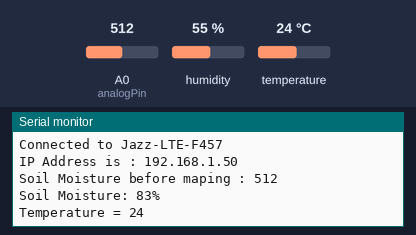
The sketch below on a simulated ESP8266 (NodeMCU). Parts: the last lines printed to the serial monitor. The inputs (shaded band) are chosen by the test bench; at power-on: humidity 55 %, A0 (analogPin) = 512, temperature 24 °C. WiFi joins after 1.5 s; servers stay silent unless stated.

Above: at 3.7 s.
3.8 s: humidity set to 22 %
At 4.4 s:
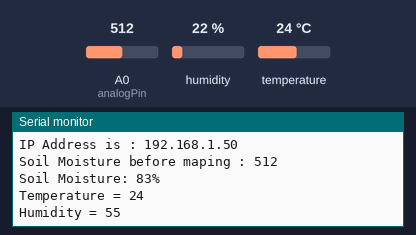
7.0 s: A0 (analogPin) set to 716
At 8.0 s:
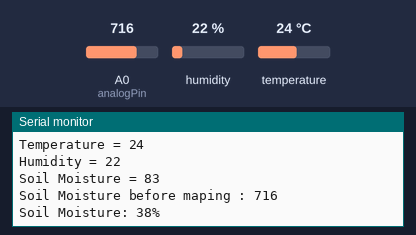
10.2 s: temperature set to 12 °C
At 12.4 s:
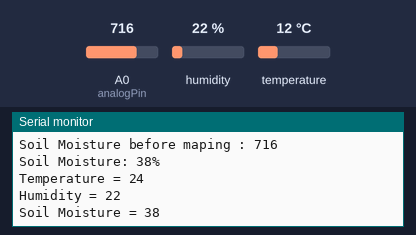
13.4 s: A0 (analogPin) set to 900
At 14.3 s:
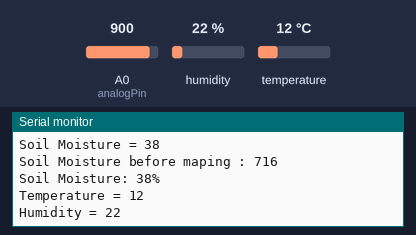
16.6 s: humidity set to 40 %
At 17.9 s:
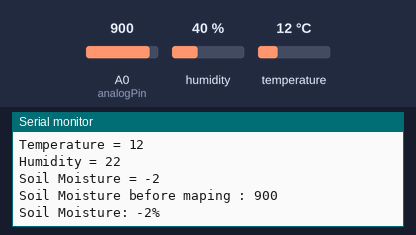
Timing chart, 0 to 19.6 s (numbered marks = the images above; inputs shaded):
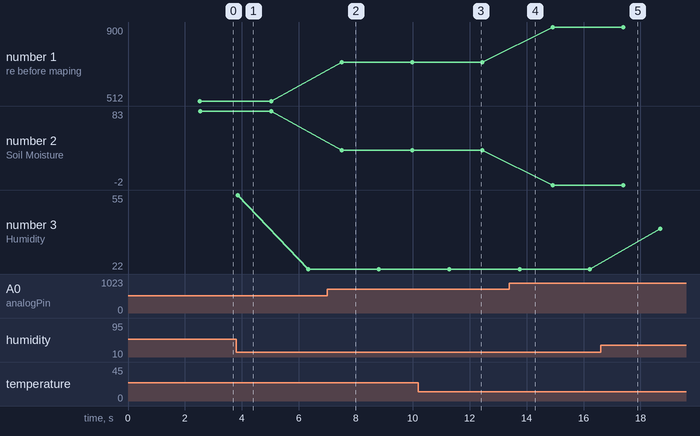

Measured:
- after the input at 7.0 s, the serial monitor: prints a new line after 0.50 s (image 2)
- plotted number 1: 512 → 716 after the input at 7.0 s, 716 → 900 after the input at 13.4 s
- plotted number 2: 83 → 38 after the input at 7.0 s, 38 → -2 after the input at 13.4 s
- plotted number 3: 22 → 40 after the input at 16.6 s

The sketch:

Esp2_for_humidity_sensor_and_soil_moisture_sensor.ino
```cpp
#include <ESP8266WiFi.h>                                                    // esp8266 library
#include <FirebaseESP8266.h>                                                 // firebase library
#include <DHT.h>                                                            // dht11 temperature and humidity sensor library

#define FIREBASE_HOST "https://demo1-c3308-default-rtdb.firebaseio.com/"                          // the project name address from firebase id
#define FIREBASE_AUTH "f3IxtJ4sRP1ai03ysrjstJhK5QnRVZTKGYZcOR2q"            // the secret key generated from firebase

#define WIFI_SSID "Jazz-LTE-F457"
#define WIFI_PASSWORD "00909929"                                  //password of wifi ssid
FirebaseData firebaseData;
#define DHTPIN 2
// what digital pin we're connected to
#define DHTTYPE DHT11                                                       // select dht type as DHT 11 or DHT22

int analogPin = A0;
int moisture;
int percentage;

int map_low = 888;
int map_high = 443;
int soilMoistureValue;

DHT dht(DHTPIN, DHTTYPE);

void setup() {
  Serial.begin(9600);
  delay(1000);
  WiFi.begin(WIFI_SSID, WIFI_PASSWORD);                                     //try to connect with wifi
  Serial.print("Connecting to ");
  Serial.print(WIFI_SSID);
  while (WiFi.status() != WL_CONNECTED) {
    Serial.print(".");
    delay(500);
  }
  Serial.println();
  Serial.print("Connected to ");
  Serial.println(WIFI_SSID);
  Serial.print("IP Address is : ");
  Serial.println(WiFi.localIP());                                            //print local IP address
  Firebase.begin(FIREBASE_HOST, FIREBASE_AUTH);                              // connect to firebase
  dht.begin();                                                               //Start reading dht sensor
}

void loop() {
  int fireHumid = dht.readHumidity();                                              // Reading temperature or humidity takes about 250 milliseconds!
  int fireTemp = dht.readTemperature();                                           // Read temperature as Celsius (the default)

  if (isnan(fireHumid) || isnan(fireTemp)) {                                                // Check if any reads failed and exit early (to try again).
    Serial.println(F("Failed to read from DHT sensor!"));
    return;
  }
   moisture = analogRead(analogPin);
  /*Serial.print("Raw: ");
  Serial.print(moisture);*/
  Serial.print("Soil Moisture before maping : ");
  Serial.println(moisture);

  percentage = map(moisture, map_low, map_high, 0, 100);

  Serial.print("Soil Moisture: ");
  Serial.print(percentage);

  Serial.println("%");

  delay(500);
  if (Firebase.setString(firebaseData, "/Temperature", String(fireTemp) )) {    // On successful Write operation, function returns 1
               Serial.print("Temperature = ");
               Serial.println(fireTemp);
               Serial.println("\n");
               delay(500);

     }
if (Firebase.setString(firebaseData, "/Humidity", String(fireHumid) )) {    // On successful Write operation, function returns 1
               Serial.print("Humidity = ");
               Serial.println(fireHumid);
               Serial.println("\n");
               delay(500);
     }
     if (Firebase.setString(firebaseData, "/Moisture", String(percentage) )) {    // On successful Write operation, function returns 1
               Serial.print("Soil Moisture = ");
               Serial.println(percentage);
               Serial.println("\n");
               delay(500);
     }//setup path and send readings

}
```
